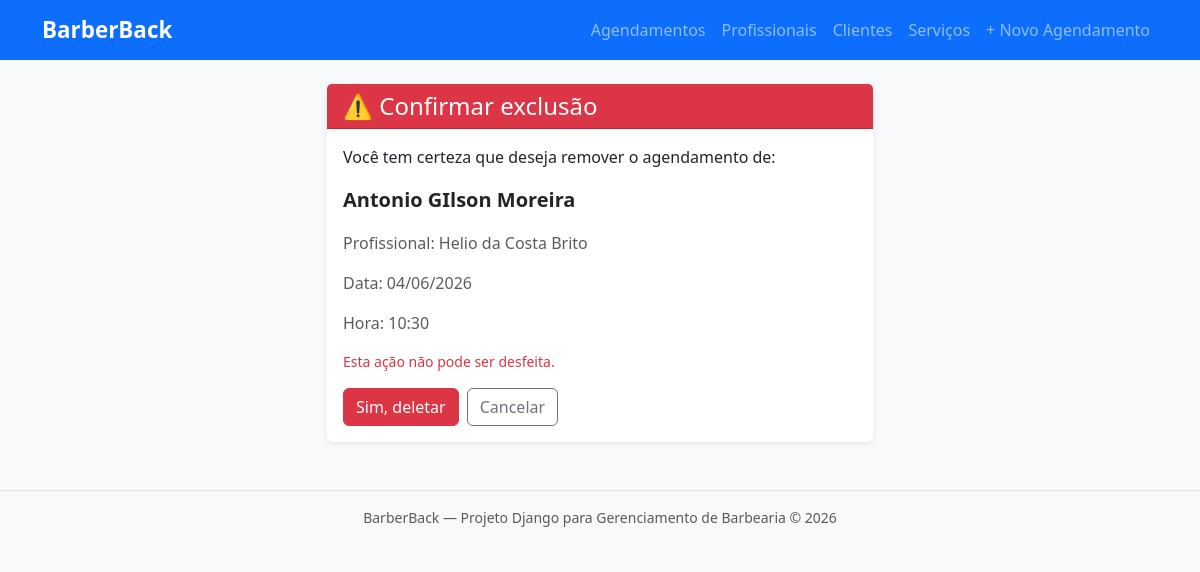
Screenshot of /agendamentos/1/deletar/ with the database file from the repository.
### barbearia/models.py (models this page shows, shortened)
class Agendamento(models.Model):
    cliente = models.ForeignKey(
        'Cliente',
        on_delete=models.CASCADE,
        verbose_name='Cliente',
        related_name='agendamentos'
    )
    profissional = models.ForeignKey(
        'Profissional',
        on_delete=models.CASCADE,
        verbose_name='Profissional',
        related_name='agendamentos'
    )
    servico = models.ForeignKey(
        'Servico',
        on_delete=models.SET_NULL,
        null=True,
        blank=True,
        verbose_name='Serviço',
        related_name='agendamentos'
    )
    data_agendamento = models.DateField(
        verbose_name='Data do agendamento'
    )
    hora_agendamento = models.TimeField(
        verbose_name='Hora do agendamento'
    )
    obs = models.TextField(
        blank=True,
        verbose_name='Observações adicionais'
    )
    status = models.CharField(
        max_length=20,
        choices=[
            ('AGENDADO', 'Agendado'),
            ('FINALIZADO', 'Finalizado'),
            ('CANCELADO', 'Cancelado'),
        ],
        default='AGENDADO',
        verbose_name='Status do agendamento'
    )
    class Meta:
        verbose_name = 'Agendamento'
        verbose_name_plural = 'Agendamentos'
        ordering = ['data_agendamento']    # Ordena pela data do agendamento

class Cliente(models.Model):
    nome = models.CharField(
        max_length=200,
        verbose_name='Nome completo'
    )
    cpf = models.CharField(
        max_length=11,
        unique=True,
        verbose_name='CPF'
    )
    telefone = models.CharField(
        max_length=11,
        blank=True,
        verbose_name='Telefone'
    )
    data_cadastro = models.DateTimeField(
        auto_now_add=True,
        verbose_name='Data de cadastro'
    )
    obs = models.TextField(
        blank=True,
        verbose_name='Observações adicionais'
    )
    class Meta:
        verbose_name = 'Cliente'
        verbose_name_plural = 'Clientes'
        ordering = ['data_cadastro']  # Ordena pela data de cadastro.

class Profissional(models.Model):
    nome = models.CharField(
        max_length=200,
        verbose_name='Nome completo'
    )
    cpf = models.CharField(
        max_length=14,
        unique=True,
        verbose_name='CPF'
    )
    telefone = models.CharField(
        max_length=20,
        blank=True,
        verbose_name='Telefone'
    )
    data_cadastro = models.DateTimeField(
        auto_now_add=True,
        verbose_name='Data de cadastro'
    )
    obs = models.TextField(
        blank=True,
        verbose_name='Observações adicionais'
    )
    class Meta:
        verbose_name = 'Profissional'
        verbose_name_plural = 'Profissionais'
        ordering = ['nome']

### barbearia/views.py (the view)
# urls.py: path('agendamentos/<int:pk>/deletar/', views.agendamento_deletar, name='agendamento_deletar'),
def agendamento_deletar(request, pk):
    agendamento = get_object_or_404(Agendamento, pk=pk)
    if request.method == 'POST':
        cliente_nome = agendamento.cliente.nome
        agendamento.delete()
        messages.success(request, f'Agendamento para "{cliente_nome}" removido!')
        return redirect('agendamento_lista')
    context = {
        'agendamento': agendamento,
    }
    return render(request, 'barbearia/agendamento/agendamento_confirmar_delete.html', context)

### barbearia/templates/barbearia/agendamento/agendamento_confirmar_delete.html (shortened to what this page needs)
{% extends "barbearia/base.html" %}
{% block conteudo %}
<div class="row justify-content-center">
    <div class="col-md-6">
        <div class="card border-danger">
            <div class="card-header bg-danger text-white">
                <h2 class="h4 mb-0">⚠️ Confirmar exclusão</h2>
            </div>
            <div class="card-body">
                <p>Você tem certeza que deseja remover o agendamento de:</p>
                <p class="fs-5 fw-bold">{{ agendamento.cliente.nome }}</p>
                <p class="text-muted">Profissional: {{ agendamento.profissional.nome }}</p>
                {% if agendamento.data_agendamento %}
                    <p class="text-muted">Data: {{ agendamento.data_agendamento|date:"d/m/Y" }}</p>
                {% endif %}
                {% if agendamento.hora_agendamento %}
                    <p class="text-muted">Hora: {{ agendamento.hora_agendamento|time:"H:i" }}</p>
                {% endif %}
                <p class="text-danger small">Esta ação não pode ser desfeita.</p>
                <form method="post">
                    <div class="d-flex gap-2">
                        <button type="submit" class="btn btn-danger">Sim, deletar</button>
                        <a href="{% url 'agendamento_detalhe' agendamento.pk %}" class="btn btn-outline-secondary">
                            Cancelar
                        </a>
                    </div>
                </form>
            </div>
        </div>
    </div>
</div>
{% endblock %}

### barbearia/templates/barbearia/base.html (style rules this page uses)
body { background-color: #f8f9fa; }
.card { box-shadow: 0 2px 6px rgba(0,0,0,0.08); border: none; }

### rows the page displays
Agendamento: cliente.nome "Antonio GIlson Moreira", profissional.nome "Helio da Costa Brito", data_agendamento "04/06/2026", hora_agendamento "10:30"
